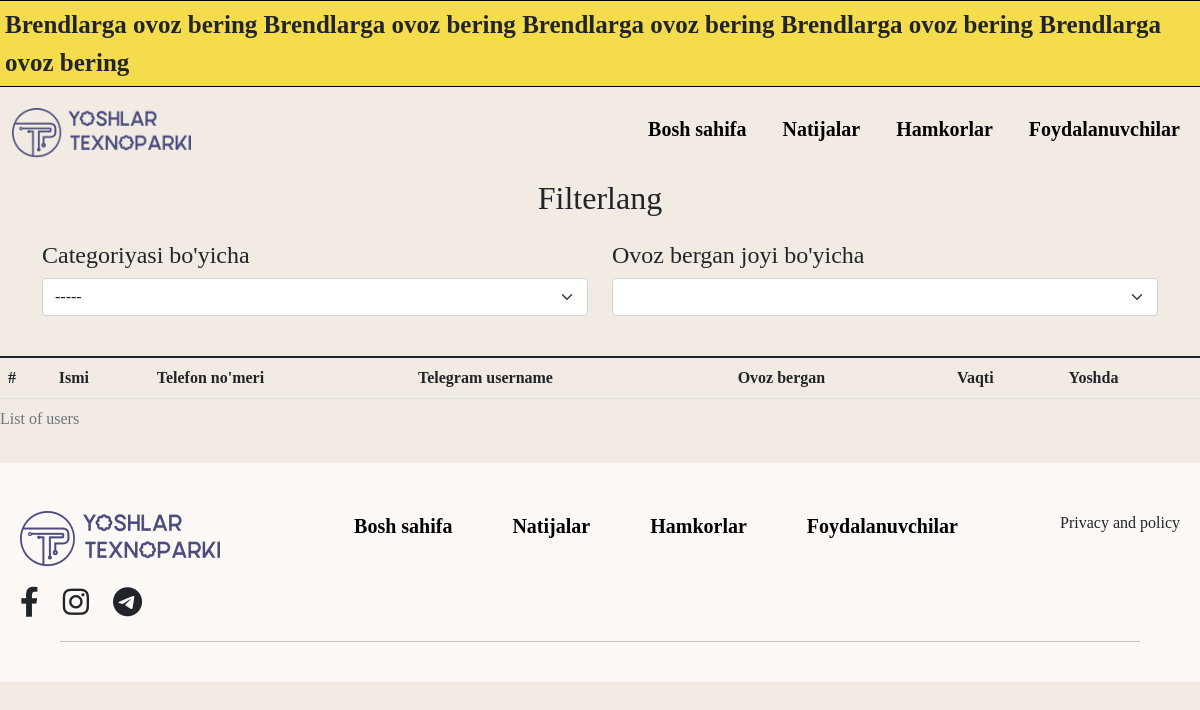
The app's page /users/ (signed in), older data.
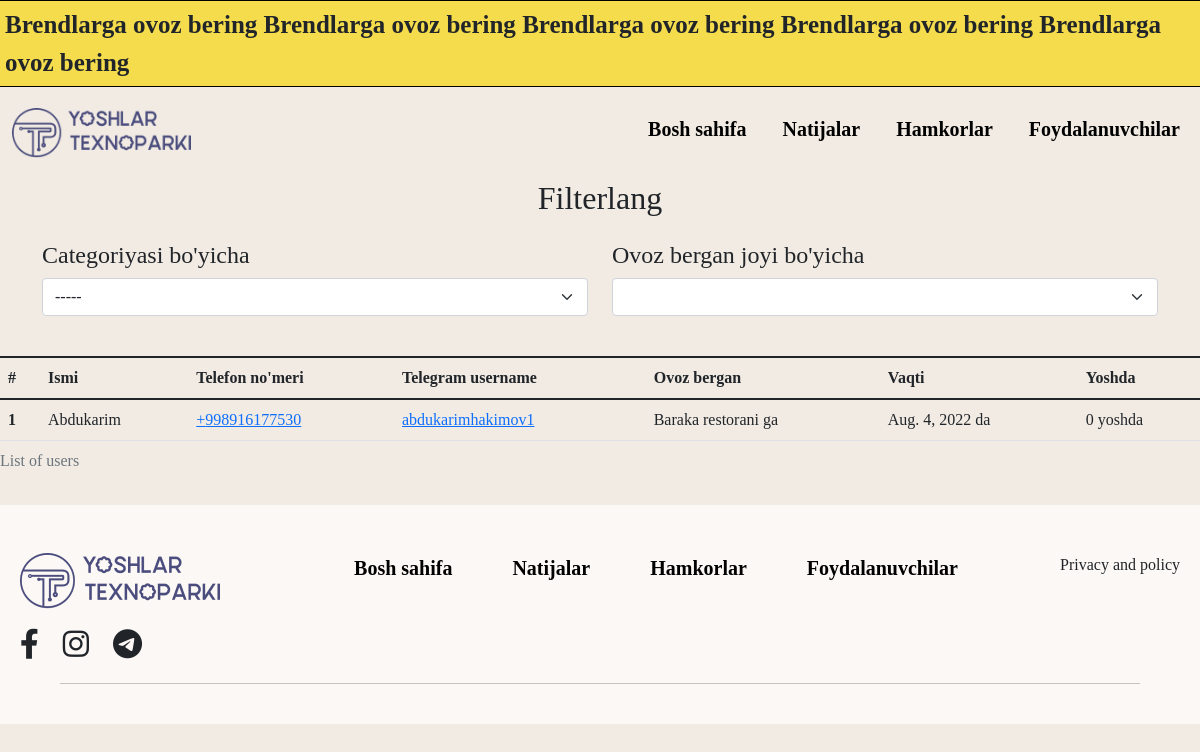
The same page, newer data.
### vote/models.py (models this page shows, shortened)
class BotUser(models.Model):
    phonenumber = models.PositiveIntegerField("Telegram telefo'n no'mer")
    userid = models.IntegerField("Telegram user id")
    username = models.CharField("Telegram username",max_length=200)
    name = models.CharField("Telegram user ismi",max_length=200)
    voted = models.ForeignKey(Places,on_delete=models.CASCADE)
    category = models.ForeignKey(Category,on_delete=models.CASCADE)
    date = models.DateField(auto_now_add=True)
    age = models.IntegerField(default=18, blank=True)
    class Meta:
        ordering = ['-id']

class Places(models.Model):
    bind = models.ForeignKey(Category,on_delete=models.CASCADE)
    name = models.CharField(verbose_name='Joy nomi',max_length=250)
    vote = models.PositiveIntegerField(verbose_name="Bu joyga ovoz berish",default=0)
    date = models.DateField(auto_now_add=True)
    def __str__(self):
        return self.name
    class Meta:
        ordering = ["-vote"]

### vote/views.py (the view)
# urls.py: path('users/',userspage,name="userspage"),
def userspage(request):
    if request.user.is_staff:
        category = Category.objects.all()
        place = Places.objects.select_related("bind").all()
        user = BotUser.objects.select_related('voted').select_related('category').all()
        data = {}
        if request.GET:
            rescategory = request.GET.get('category')
            if rescategory != "-----":
                data['status'] = 200
                if rescategory == "all":
                    data['ref'] = serializers.serialize('json', place)
                else:
                    res = place.filter(bind=category.get(name=rescategory).id)
                    data['ref'] = serializers.serialize('json', res)
                return JsonResponse(data)
            else:
                pass
        else:
            data['status'] = 404
        num = 0
        for i in user:
            num += 1
            i.count = num
        num = 0
        context = {
            "users": user,
            "categories":category,
        }
        return render(request, 'user/users.html', context)
    else:
        return HttpResponse("<h1 style='text-align:center;'>Kechirasiz adminlik huquqiga ko'ra siz bu sahifaga kira olmaysiz </h1>")

### templates/user/users.html (shortened to what this page needs)
{% extends 'base/base.html' %}
{% block content %}
<div class="container mb-4">
  <div class="text-center">
    <div class="cart-title mb-4">
      <h2>Filterlang</h2>
    </div>
  </div>
  <div class="row">
    <div class="col-12 col-sm-12 col-md-6 mb-3">
      <div class="cart-title">
      <h4>Categoriyasi bo'yicha</h4>
      </div>
      <select class="form-select select_category" aria-label="Default select example">
        <option>-----</option>
      </select>
    </div>
    <div class="col-12 col-sm-12 col-md-6">
      <div class="cart-title">
      <h4>Ovoz bergan joyi bo'yicha</h4>
      </div>
      <select class="form-select select_places" aria-label="Default select example">
      </select>
    </div>
  </div>
</div>
<table class="table">
  <caption>List of users</caption>
  <thead>
    <tr>
      <th scope="col">#</th>
      <th scope="col">Ismi</th>
      <th scope="col">Telefon no'meri</th>
      <th scope="col">Telegram username</th>
      <th scope="col">Ovoz bergan</th>
      <th scope="col">Vaqti</th>
      <th scope="col">Yoshda</th>
    </tr>
  </thead>
  <tbody class="tbody">
  {% for user in users %}
    <tr>
      <th scope="row">{{user.count}}</th>
      <td>{{user.name}}</td>
      <td>
        <a href="tel:+{{user.phonenumber}}" target="_blank">+{{user.phonenumber}}</a>
      </td>
      <td>
        <a href="http://t.me/{{user.username}}" target="_blank">{{user.username}}</a>
      </td>
      <td>{{user.voted}} ga</td>
      <td>{{user.date}} da</td>
      <td>{{user.age}} yoshda </td>
    </tr>
  {% endfor %}
  </tbody>
</table>
{% endblock %}

### templates/base/base.html (shortened to what this page needs)
{% load static %}
<!DOCTYPE html>
<html lang="en">
<head>
    <link rel="stylesheet" href="/static/css/style.css">
    <link rel="stylesheet" href="https://cdnjs.cloudflare.com/ajax/libs/font-awesome/6.0.0/css/all.min.css" />
    <link href="https://cdn.jsdelivr.net/npm/bootstrap@5.1.3/dist/css/bootstrap.min.css" rel="stylesheet">
</head>
<body>
<div class="marque-wrapper">
  <div class="marque-qr">
    <marquee class="first-marque" behavior="smooth" direction="left"><span>Brendlarga ovoz bering</span>  <span>Brendlarga ovoz bering</span>    <span>Brendlarga ovoz bering</span> <span>Brendlarga ovoz bering</span>  <span>Brendlarga ovoz bering</span>  </marquee>
    </div>
</div>
<div class="wrapper">
    <nav class="navbar navbar-expand-xl navbar-light no-image">
        <div class="container-fluid">
          <a class="navbar-brand h1 mt-3" href="#"><img src="/static/images/logo oficial 1.png" alt="logo"></a>
          <div class="collapse navbar-collapse" id="navbarSupportedContent">
            <ul class="navbar-nav ms-auto">
              <li class="nav-item">
                <a  class="nav-link active" href="{% url 'vote:home' %}">Bosh sahifa</a>
              </li>
              <li class="nav-item">
                <a class="nav-link " href="{% url 'vote:home' %}#list">Natijalar</a>
              </li>
              <li class="nav-item">
                <a class="nav-link" href="{% url 'vote:partners' %}">Hamkorlar</a>
              </li>
              {% if request.user.is_staff %}
               <li class="nav-item"><a class="nav-link"  href="{% url 'vote:userspage' %}">Foydalanuvchilar</a></li>
                {% endif %}
            </ul>
          </div>
        </div>
      </nav>
</div>
{% block content %}
{% endblock %}
<footer class="mt-4">
  <div class="wrapper">
    <div class="d-lg-flex align-items-start justify-content-between pt-5 footer-flex" >
     <div>
       <img class="footer-logo-image" src="/static/images/logo oficial 1.png" alt="footer-logo"><br>
       <div class="d-flex align-items-center gap-4 footer-icons">
        <i class="fa-brands fa-facebook-f"></i>
        <i class="fa-brands fa-instagram"></i>
        <i class="fa-brands fa-telegram"></i>
       </div>
     </div>
     <ul class="footer-list">
       <li><a href="{% url 'vote:home' %}">Bosh sahifa</a></li>
       <li><a href="{% url 'vote:home' %}#list">Natijalar</a></li>
       <li><a href="{% url 'vote:partners' %}">Hamkorlar</a></li>
         {% if request.user.is_staff %}
            <li><a href="{% url 'vote:userspage' %}">Foydalanuvchilar</a></li>
         {% endif %}
     </ul>
     <div>
    <p class="privacy">Privacy and policy</p>
     </div>
    </div><br>
    <hr class="line-hr">
  </div>
</footer>
</body>
</html>

### staticfiles/css/style.css (style rules this page uses)
* { box-sizing: border-box; }
body { margin: 0; padding: 0; font-family:Canaro !important; background-color: #F1EBE3 !important; overflow-x: hidden !important; }
.first-marque { background-color:#F4DC4C !important; padding: 5px !important; border: 1px solid #000000 !important; color: var(--softcolor); font-size: 25px; font-weight: 700; width: 100% !important; border-left: none !important; border-right: none !important; }
.wrapper { max-width: 2000px; margin-left: auto; margin-right: auto; }
.marque-wrapper { max-width: 100% !important; }
.nav-link { color: #000000 !important; font-size: 25px; font-weight: 600; font-style: normal; transition:0.5s !important; position: relative; margin-left: 20px !important; }
.navbar { padding-top: 0 !important; }
footer { background-color: #FCF8F5 !important; height: auto !important; padding-bottom: 40px !important; }
.footer-icons { padding-top: 20px !important; }
.footer-icons i { font-size: 30px !important; transition: 1s !important; cursor: pointer !important; }
.footer-list { display: flex; }
.footer-list li { list-style: none; }
.footer-list li a { margin: 0px 30px !important; text-decoration: none; color: #000000 !important; font-size: 20px !important; font-weight: 600; position: relative; padding-bottom: 5px !important; }
.footer-list li a::after { position:absolute; width: 0; height: 3px !important; content: ''; background-color: #000000; left: 0; bottom: 0; transition: 0.5s; }
.footer-list li a::before { position:absolute; width: 0; height: 3px !important; content: ''; background-color:black; right: 0; bottom: 0; transition: 0.5s; }
.line-hr { margin: auto !important; width: 90% !important; }
.footer-flex { padding-left: 20px !important; padding-right: 20px !important; }
@media (max-width:1400px) { .navbar-brand img { height: 50px !important; } }
@media (max-width:1400px) { .nav-link { font-size: 20px !important; } }

Row changes from the older to the newer data that the page shows:
added BotUser: count "1", name "Abdukarim", phonenumber "998916177530", username "abdukarimhakimov1", voted "Baraka restorani", date "Aug. 4, 2022", age "0"
